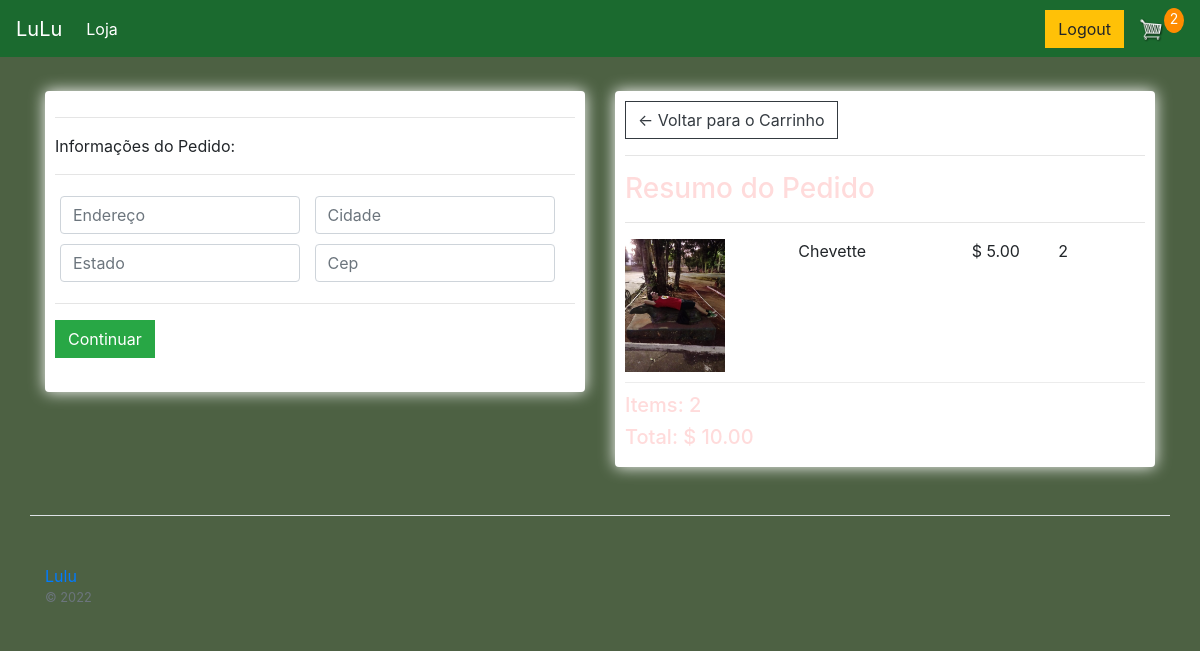
Screenshot of /checkout/ (signed in) with the database file from the repository.
### loja/models.py (models this page shows, shortened)
class ItemPedido(models.Model):
    pedido = models.ForeignKey(Pedido, on_delete=models.SET_NULL, null=True, blank=True)
    produto = models.ForeignKey(Produto, on_delete=models.SET_NULL, null=True, blank=True)
    quantidade = models.IntegerField(default=0, null=True, blank=True)
    data_adicionada = models.DateTimeField(auto_now_add=True)
    @property
    def get_total(self):
        return self.produto.preco * self.quantidade

class Produto(models.Model):
    nome = models.CharField(max_length=200, null=True)
    preco = models.DecimalField(max_digits=7, decimal_places=2)
    digital = models.BooleanField(default=False, null=True, blank=False)
    image = models.ImageField(null=True, blank=True)
    descricao = models.TextField(null=True, blank=True)
    @property
    def imageURL(self):
        try:
            url = self.image.url
        except:
            url = ''
        return url
    class Meta:
        db_table = 'produto'
        verbose_name = 'Produto'
        verbose_name_plural = 'Produtos'

class Pedido(models.Model):
    cliente = models.ForeignKey(Cliente, on_delete=models.SET_NULL, blank=True, null=True)
    data_pedido = models.DateTimeField(auto_now_add=True)
    complete = models.BooleanField(default=False, null=True, blank=True)
    transacao_id = models.CharField(max_length=200, null=True)
    class Meta:
        db_table = 'pedido'
        verbose_name = 'Pedido'
        verbose_name_plural = 'Pedidos'
    @property
    def get_cart_total(self):
        itemspedidos = self.itempedido_set.all()
        total = sum([item.get_total for item in itemspedidos])
        return total
    @property
    def get_cart_items(self):
        itemspedidos = self.itempedido_set.all()
        total = sum([item.quantidade for item in itemspedidos])
        return total
    @property
    def envio(self):
        envio = False
        itemspedidos = self.itempedido_set.all()
        for i in itemspedidos:
            if i.produto.digital == False:
                envio = True
        return envio

### loja/views.py (the view)
# urls.py: path('checkout/', views.checkout, name='checkout'),
def checkout(request):
    data = cartData(request)
    items = data['items']
    pedido = data['pedido']
    itemsCarrinho = data['itemsCarrinho']
    context = {'items': items, 'pedido': pedido, 'itemsCarrinho': itemsCarrinho}
    return render(request, 'loja/checkout.html', context)

### loja/utils.py (called while the page is built)
def cartData(request):
    if request.user.is_authenticated:
        cliente = request.user.cliente
        pedido, criado = Pedido.objects.get_or_create(cliente=cliente, complete=False)
        items = pedido.itempedido_set.all()
        itemsCarrinho = pedido.get_cart_items
    else:
        cookieData = cookieCart(request)
        items = cookieData['items']
        pedido = cookieData['pedido']
        itemsCarrinho = cookieData['itemsCarrinho']
    return {'items': items, 'pedido': pedido, 'itemsCarrinho': itemsCarrinho}

### static/templates/loja/checkout.html (shortened to what this page needs)
{% extends "loja/main.html" %}
{% load static %}
{% block content %}
    <div class="row">
        <div class="col-lg-6">
            <div class="box-element" id="form-wrapper">
                <form id="form">
                    <div id="shipping-info">
                        <hr>
                        <p>Informações do Pedido:</p>
                        <hr>
                        <div class="form-field">
                            <input class="form-control" type="text" name="address" placeholder="Endereço">
                        </div>
                        <div class="form-field">
                            <input class="form-control" type="text" name="city" placeholder="Cidade">
                        </div>
                        <div class="form-field">
                            <input class="form-control" type="text" name="state" placeholder="Estado">
                        </div>
                        <div class="form-field">
                            <input class="form-control" type="text" name="zipcode" placeholder="Cep">
                        </div>
                    </div>
                    <hr>
                    <input id="form-button" type="submit" value="Continuar" class="btn btn-success">
                </form>
                <br>
            </div>
            <br>
        </div>
        <div class="col-lg-6">
            <div class="box-element">
                <a  class="btn btn-outline-dark" href="{% url 'cart' %}">&#x2190; Voltar para o Carrinho</a>
                <hr>
                <h3>Resumo do Pedido</h3>
                <hr>
                {% for item in items %}
                <div class="cart-row">
                    <div style="flex:2"><img class="row-image" src="{{item.produto.imageURL}}"></div>
                    <div style="flex:2"><p>{{item.produto.nome}}</p></div>
                    <div style="flex:1"><p>$ {{item.produto.preco|floatformat:2}}</p></div>
                    <div style="flex:1"><p>{{item.quantidade}}</p></div>
                </div>
                {% endfor %}
                <h5>Items:   {{pedido.get_cart_items}}</h5>
                <h5>Total:   $ {{pedido.get_cart_total|floatformat:2}}</h5>
            </div>
        </div>
    </div>
{% endblock content %}

### static/css/main.css (style rules this page uses)
body { background-color: hsla(100, 58%, 13%, 0.778); }
h1,h2,h3,h4,h5,h6 { color:hsl(0, 100%, 93%); }
.box-element { box-shadow:hsl(0, 0%, 100%) 0 0 16px; background-color: #fff; border-radius: 4px; padding: 10px; }
.col-lg-4, .col-lg-6, .col-lg-8, .col-lg-12 { margin-top: 10px; }
.btn { border-radius: 0; }
.row-image { width: 100px; }
.form-field { width:250px; display: inline-block; padding: 5px; }
.cart-row { display: flex; align-items: flex-stretch; padding-bottom: 10px; margin-bottom: 10px; border-bottom: 1px solid #ececec; }

### rows the page displays
ItemPedido: produto.imageURL (picture), produto.nome "Chevette", produto.preco "5.00", quantidade "2"
Pedido: get_cart_items "2", get_cart_total "10.00"

### other values shown
{{ itemsCarrinho }} "2"
